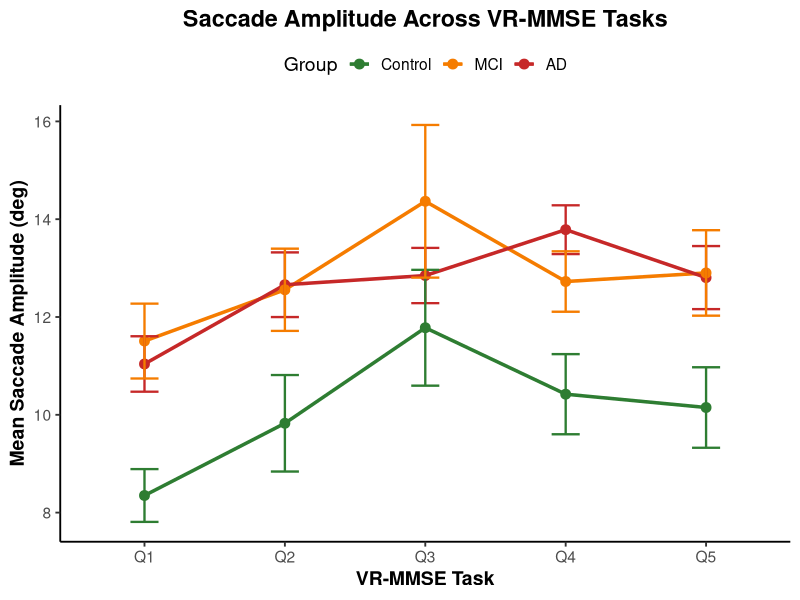
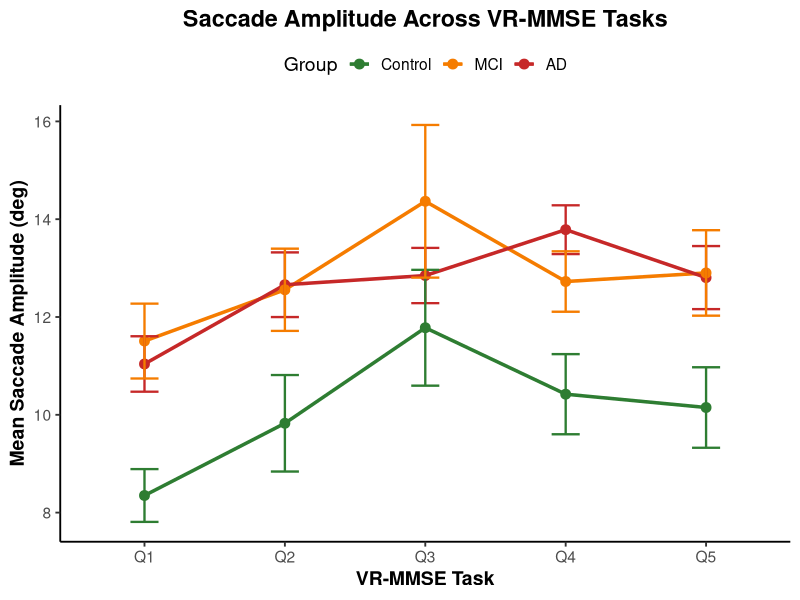

R code for these plots, in order:
# Figure 3 重绘脚本（R语言）
# 修正术语：使用 "Saccade Amplitude (deg)" 而非 "speed"
# 日期：2026-01-15

library(ggplot2)
library(dplyr)

# 读取数据
data <- read.csv("figure3_data_group_task_level.csv")

# 确保Group和Task的顺序正确
data$Group <- factor(data$Group, levels = c("Control", "MCI", "AD"))
data$Task <- factor(data$Task, levels = c("Q1", "Q2", "Q3", "Q4", "Q5"))

# 创建Figure 3
p <- ggplot(data, aes(x = Task, y = Mean_Amplitude_deg,
                      color = Group, group = Group)) +
  geom_line(size = 1.2) +
  geom_point(size = 3) +
  geom_errorbar(aes(ymin = Mean_Amplitude_deg - SEM_Amplitude_deg,
                    ymax = Mean_Amplitude_deg + SEM_Amplitude_deg),
                width = 0.2, size = 0.8) +
  scale_color_manual(values = c("Control" = "#2E7D32",
                                 "MCI" = "#F57C00",
                                 "AD" = "#C62828")) +
  labs(
    title = "Saccade Amplitude Across VR-MMSE Tasks",
    x = "VR-MMSE Task",
    y = "Mean Saccade Amplitude (deg)",  # 修正！！！
    color = "Group"
  ) +
  theme_classic(base_size = 14) +
  theme(
    legend.position = "top",
    plot.title = element_text(hjust = 0.5, face = "bold"),
    axis.title = element_text(face = "bold")
  )

# 保存图片
ggsave("Figure3_Saccade_Amplitude_by_Task.pdf",
       plot = p, width = 8, height = 6, dpi = 300)
ggsave("Figure3_Saccade_Amplitude_by_Task.png",
       plot = p, width = 8, height = 6, dpi = 300)

print("Figure 3 已生成！")
print("文件名：Figure3_Saccade_Amplitude_by_Task.pdf / .png")

# 打印统计摘要
cat("\n统计摘要：\n")
print(data %>%
  group_by(Group) %>%
  summarise(
    Mean_Amplitude = mean(Mean_Amplitude_deg),
    SD_Amplitude = sd(Mean_Amplitude_deg)
  ))
